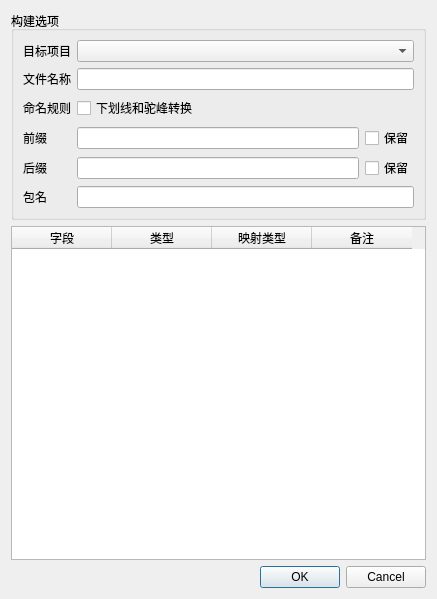
<?xml version="1.0" encoding="UTF-8"?>
<ui version="4.0">
 <class>BuildModel</class>
 <widget class="QDialog" name="BuildModel">
  <property name="geometry">
   <rect>
    <x>0</x>
    <y>0</y>
    <width>437</width>
    <height>599</height>
   </rect>
  </property>
  <property name="windowTitle">
   <string>Dialog</string>
  </property>
  <layout class="QVBoxLayout" name="verticalLayout">
   <item>
    <widget class="QGroupBox" name="groupBox">
     <property name="title">
      <string>构建选项</string>
     </property>
     <layout class="QGridLayout" name="gridLayout">
      <item row="4" column="2">
       <widget class="QCheckBox" name="reserveSuffix">
        <property name="text">
         <string>保留</string>
        </property>
       </widget>
      </item>
      <item row="1" column="0">
       <widget class="QLabel" name="label_11">
        <property name="text">
         <string>文件名称</string>
        </property>
       </widget>
      </item>
      <item row="4" column="0">
       <widget class="QLabel" name="label_9">
        <property name="text">
         <string>后缀</string>
        </property>
       </widget>
      </item>
      <item row="0" column="0">
       <widget class="QLabel" name="label_10">
        <property name="text">
         <string>目标项目</string>
        </property>
       </widget>
      </item>
      <item row="3" column="2">
       <widget class="QCheckBox" name="reservePrefix">
        <property name="text">
         <string>保留</string>
        </property>
       </widget>
      </item>
      <item row="2" column="0">
       <widget class="QLabel" name="label_2">
        <property name="text">
         <string>命名规则</string>
        </property>
       </widget>
      </item>
      <item row="5" column="1" colspan="2">
       <widget class="QLineEdit" name="packageName"/>
      </item>
      <item row="2" column="1" colspan="2">
       <widget class="QCheckBox" name="nameTranslate">
        <property name="text">
         <string>下划线和驼峰转换</string>
        </property>
       </widget>
      </item>
      <item row="5" column="0">
       <widget class="QLabel" name="label_4">
        <property name="text">
         <string>包名</string>
        </property>
       </widget>
      </item>
      <item row="3" column="1">
       <widget class="QLineEdit" name="prefix">
        <property name="text">
         <string/>
        </property>
       </widget>
      </item>
      <item row="3" column="0">
       <widget class="QLabel" name="label_3">
        <property name="text">
         <string>前缀</string>
        </property>
       </widget>
      </item>
      <item row="0" column="1" colspan="2">
       <widget class="QComboBox" name="projects"/>
      </item>
      <item row="4" column="1">
       <widget class="QLineEdit" name="suffix"/>
      </item>
      <item row="1" column="1" colspan="2">
       <widget class="QLineEdit" name="filename">
        <property name="text">
         <string/>
        </property>
       </widget>
      </item>
     </layout>
    </widget>
   </item>
   <item>
    <widget class="QTableWidget" name="tableWidget">
     <column>
      <property name="text">
       <string>字段</string>
      </property>
     </column>
     <column>
      <property name="text">
       <string>类型</string>
      </property>
     </column>
     <column>
      <property name="text">
       <string>映射类型</string>
      </property>
     </column>
     <column>
      <property name="text">
       <string>备注</string>
      </property>
     </column>
    </widget>
   </item>
   <item>
    <widget class="QDialogButtonBox" name="buttonBox">
     <property name="orientation">
      <enum>Qt::Horizontal</enum>
     </property>
     <property name="standardButtons">
      <set>QDialogButtonBox::Cancel|QDialogButtonBox::Ok</set>
     </property>
    </widget>
   </item>
  </layout>
 </widget>
 <resources/>
 <connections>
  <connection>
   <sender>buttonBox</sender>
   <signal>accepted()</signal>
   <receiver>BuildModel</receiver>
   <slot>accept()</slot>
   <hints>
    <hint type="sourcelabel">
     <x>248</x>
     <y>254</y>
    </hint>
    <hint type="destinationlabel">
     <x>157</x>
     <y>274</y>
    </hint>
   </hints>
  </connection>
  <connection>
   <sender>buttonBox</sender>
   <signal>rejected()</signal>
   <receiver>BuildModel</receiver>
   <slot>reject()</slot>
   <hints>
    <hint type="sourcelabel">
     <x>316</x>
     <y>260</y>
    </hint>
    <hint type="destinationlabel">
     <x>286</x>
     <y>274</y>
    </hint>
   </hints>
  </connection>
 </connections>
</ui>
